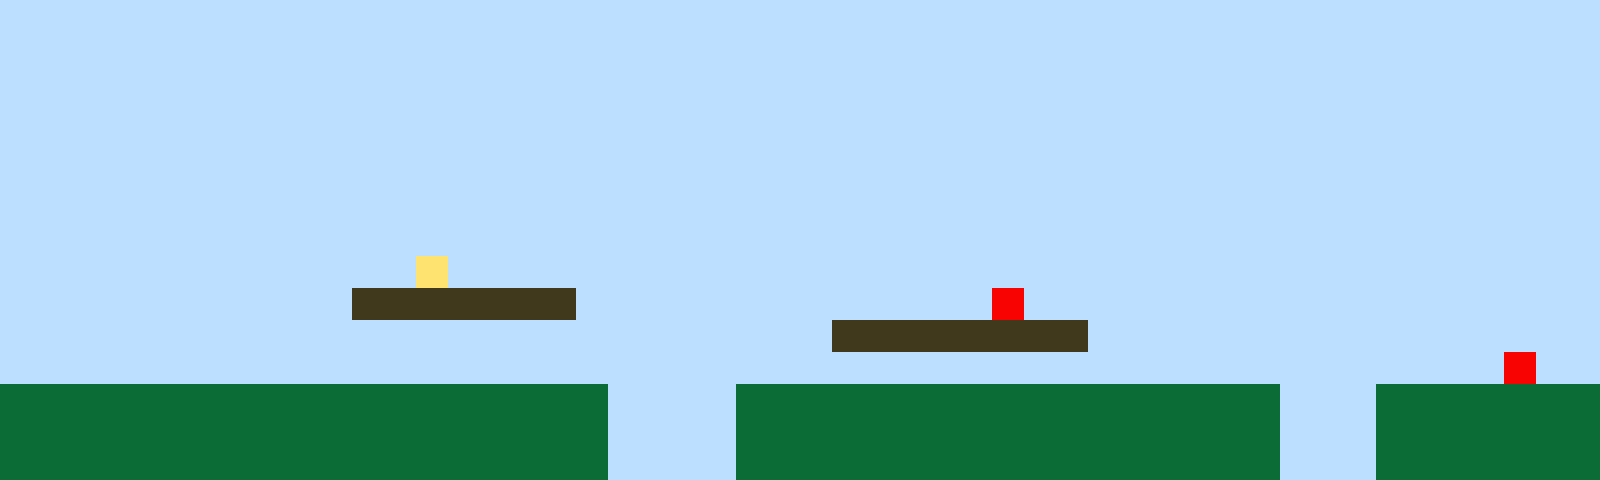

A 2D game scene composited from a Tiled map and its tileset images. What follows is a short description and the map's XML, with every tile layer's data as written:
An orthogonal 50x15 tile map with 32x32 px tiles, 1 tile layer (Tile Layer 1).

<map version="1.10" tiledversion="1.11.2" orientation="orthogonal" renderorder="right-up" width="50" height="15" tilewidth="32" tileheight="32" infinite="0" nextlayerid="2" nextobjectid="1"><editorsettings><export target="map1.csv" format="csv" /></editorsettings><tileset firstgid="1" name="sprites" tilewidth="32" tileheight="32" tilecount="6" columns="3"><image source="sprites.png" width="96" height="64" /></tileset><layer id="1" name="Tile Layer 1" width="50" height="15"><data encoding="csv">1,1,1,1,1,1,1,1,1,1,1,1,1,1,1,1,1,1,1,1,1,1,1,1,1,1,1,1,1,1,1,1,1,1,1,1,1,1,1,1,1,1,1,1,1,1,1,1,1,1,1,1,1,1,1,1,1,1,1,1,1,1,1,1,1,1,1,1,1,1,1,1,1,1,1,1,1,1,1,1,1,1,1,1,1,1,1,1,1,1,1,1,1,1,1,1,1,1,1,1,1,1,1,1,1,1,1,1,1,1,1,1,1,1,1,1,1,1,1,1,1,1,1,1,1,1,1,1,1,1,1,1,1,1,1,1,1,1,1,1,1,1,1,1,1,1,1,1,1,1,1,1,1,1,1,1,1,1,1,1,1,1,1,1,1,1,1,1,1,1,1,1,1,1,1,1,1,1,1,1,1,1,1,1,1,1,1,1,1,1,1,1,1,1,1,1,1,1,1,1,1,1,1,1,1,1,1,1,1,1,1,1,1,1,1,1,1,1,1,1,1,1,1,1,1,1,1,1,1,1,1,1,1,1,1,1,1,1,1,1,1,1,1,1,1,1,1,1,1,1,1,1,1,1,1,1,1,1,1,1,1,1,1,1,1,1,1,1,1,1,1,1,1,1,1,1,1,1,1,1,1,1,1,1,1,1,1,1,1,1,1,1,1,1,1,1,1,1,1,1,1,1,1,1,1,1,1,1,1,1,1,1,1,1,1,1,1,1,1,1,1,1,1,1,1,1,1,1,1,1,1,1,1,1,1,1,1,1,1,1,1,1,1,1,1,1,1,1,1,1,1,1,1,1,1,1,1,1,1,1,1,1,1,1,1,1,1,1,1,1,1,1,1,1,1,1,1,1,1,1,1,1,1,1,1,1,1,1,1,1,1,1,1,1,1,1,1,1,1,1,1,1,1,1,1,1,1,1,1,1,1,1,1,4,1,1,1,1,1,1,1,1,1,1,1,1,1,1,1,1,1,1,1,1,1,1,1,1,1,1,1,1,1,1,1,1,1,1,1,1,1,1,1,1,1,1,1,1,1,1,1,3,3,3,3,3,3,3,1,1,1,1,1,1,1,1,1,1,1,1,1,5,1,1,1,1,1,1,1,1,1,1,1,1,1,1,1,1,1,1,1,1,1,1,1,1,1,1,1,1,1,1,1,1,1,1,1,1,1,1,1,1,1,1,1,1,3,3,3,3,3,3,3,3,1,1,1,1,1,1,1,1,1,1,1,1,1,1,1,1,1,1,1,1,1,1,1,1,1,1,1,1,1,1,1,1,1,1,1,1,1,1,1,1,1,1,1,1,1,1,1,1,1,1,1,1,1,1,1,1,1,1,1,1,1,1,1,5,1,1,2,2,2,2,2,2,2,2,2,2,2,2,2,2,2,2,2,2,2,1,1,1,1,2,2,2,2,2,2,2,2,2,2,2,2,2,2,2,2,2,1,1,1,2,2,2,2,2,2,2,2,2,2,2,2,2,2,2,2,2,2,2,2,2,2,2,2,2,2,1,1,1,1,2,2,2,2,2,2,2,2,2,2,2,2,2,2,2,2,2,1,1,1,2,2,2,2,2,2,2,2,2,2,2,2,2,2,2,2,2,2,2,2,2,2,2,2,2,2,1,1,1,1,2,2,2,2,2,2,2,2,2,2,2,2,2,2,2,2,2,1,1,1,2,2,2,2,2,2,2</data></layer></map>
